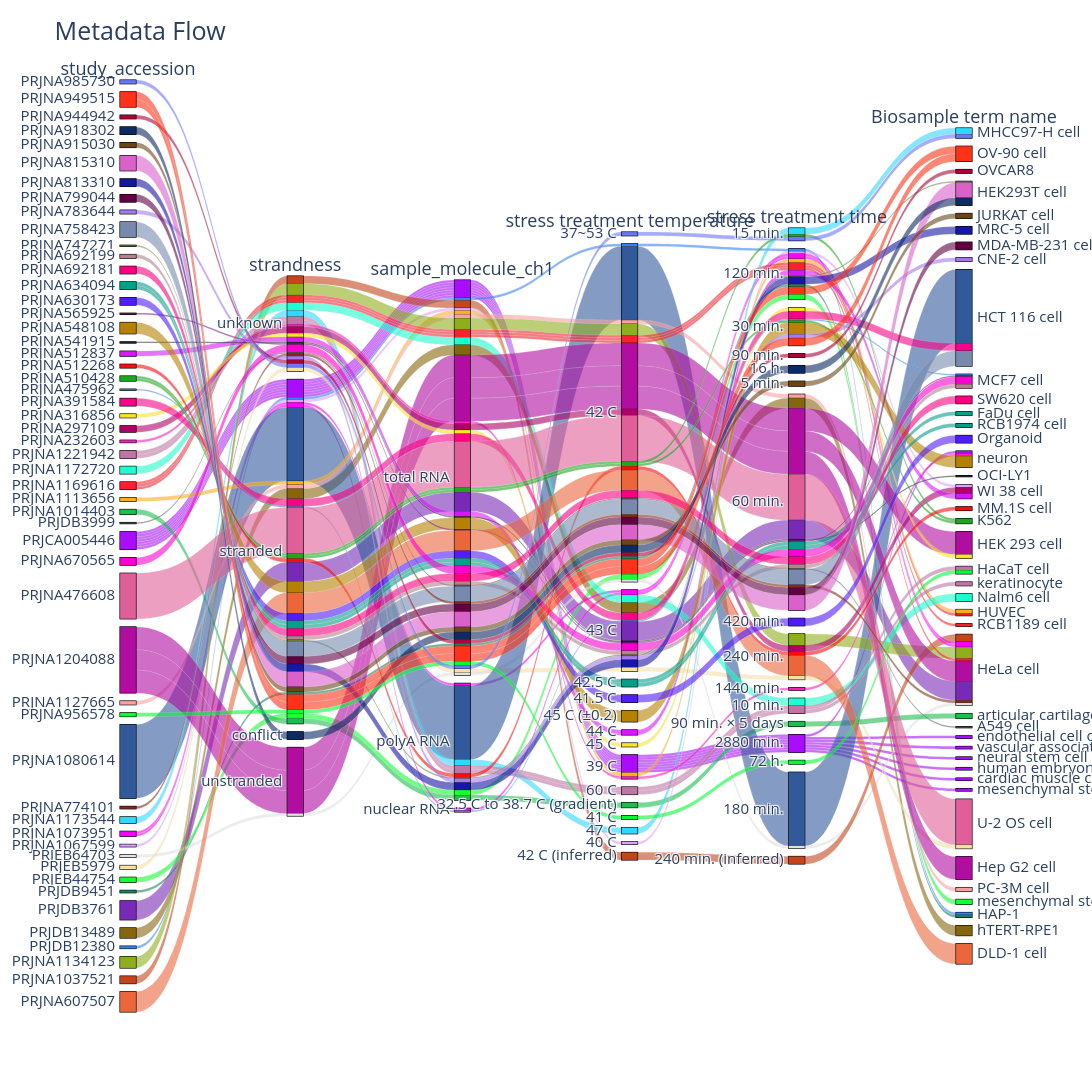

The notebook cell saved with this chart:
### Code cell
fig = create_parcats_from_polars(
    df=rnaseq_all_metadata, 
    dimensions=["study_accession", "strandness", "sample_molecule_ch1", "stress treatment temperature", "stress treatment time", "Biosample term name"], 
    color_column="study_accession",
    title="Metadata Flow",
    height=1200,
    width=1800
)

fig.show()

### Figure 1 — Plotly figure (JSON) as saved in the notebook; plotly's stock layout.template omitted (floating-point values rounded to 4 significant figures; data arrays with more than 128 entries replaced by an {"elided": "..."} marker saying what was removed)
{"data": [{"arrangement": "freeform", "bundlecolors": true, "dimensions": [{"label": "study_accession", "values": {"elided": "406 str values"}}, {"label": "strandness", "values": {"elided": "406 str values"}}, {"label": "sample_molecule_ch1", "values": {"elided": "406 str values"}}, {"label": "stress treatment temperature", "values": {"elided": "406 str values"}}, {"label": "stress treatment time", "values": {"elided": "406 str values"}}, {"label": "Biosample term name", "values": {"elided": "406 str values"}}], "hoverinfo": "count+probability", "hoveron": "color", "line": {"cmax": 52, "cmin": 0, "color": {"elided": "406 int values"}, "colorscale": [[0, "#AA0DFE"], [0.01923, "#3283FE"], [0.03846, "#85660D"], [0.05769, "#782AB6"], [0.07692, "#565656"], [0.09615, "#1C8356"], [0.1154, "#16FF32"], [0.1346, "#F7E1A0"], [0.1538, "#E2E2E2"], [0.1731, "#1CBE4F"], [0.1923, "#C4451C"], [0.2115, "#DEA0FD"], [0.2308, "#FE00FA"], [0.25, "#325A9B"], [0.2692, "#FEAF16"], [0.2885, "#F8A19F"], [0.3077, "#90AD1C"], [0.3269, "#F6222E"], [0.3462, "#1CFFCE"], [0.3654, "#2ED9FF"], [0.3846, "#B10DA1"], [0.4038, "#C075A6"], [0.4231, "#FC1CBF"], [0.4423, "#B00068"], [0.4615, "#FBE426"], [0.4808, "#FA0087"], [0.5, "#2E91E5"], [0.5192, "#E15F99"], [0.5385, "#1CA71C"], [0.5577, "#FB0D0D"], [0.5769, "#DA16FF"], [0.5962, "#222A2A"], [0.6154, "#B68100"], [0.6346, "#750D86"], [0.6538, "#EB663B"], [0.6731, "#511CFB"], [0.6923, "#00A08B"], [0.7115, "#FB00D1"], [0.7308, "#FC0080"], [0.75, "#B2828D"], [0.7692, "#6C7C32"], [0.7885, "#778AAE"], [0.8077, "#862A16"], [0.8269, "#A777F1"], [0.8462, "#620042"], [0.8654, "#1616A7"], [0.8846, "#DA60CA"], [0.9038, "#6C4516"], [0.9231, "#0D2A63"], [0.9423, "#AF0038"], [0.9615, "#FD3216"], [0.9808, "#00FE35"], [1, "#6A76FC"]], "shape": "hspline", "showscale": false}, "type": "parcats"}], "layout": {"font": {"size": 18}, "height": 1200, "margin": {"b": 80, "l": 80, "r": 80, "t": 80}, "title": {"text": "Metadata Flow"}, "width": 1800}}
